Frame 1 (no input): blank canvas, image omitted
Frame 60 (no input): blank canvas, image omitted
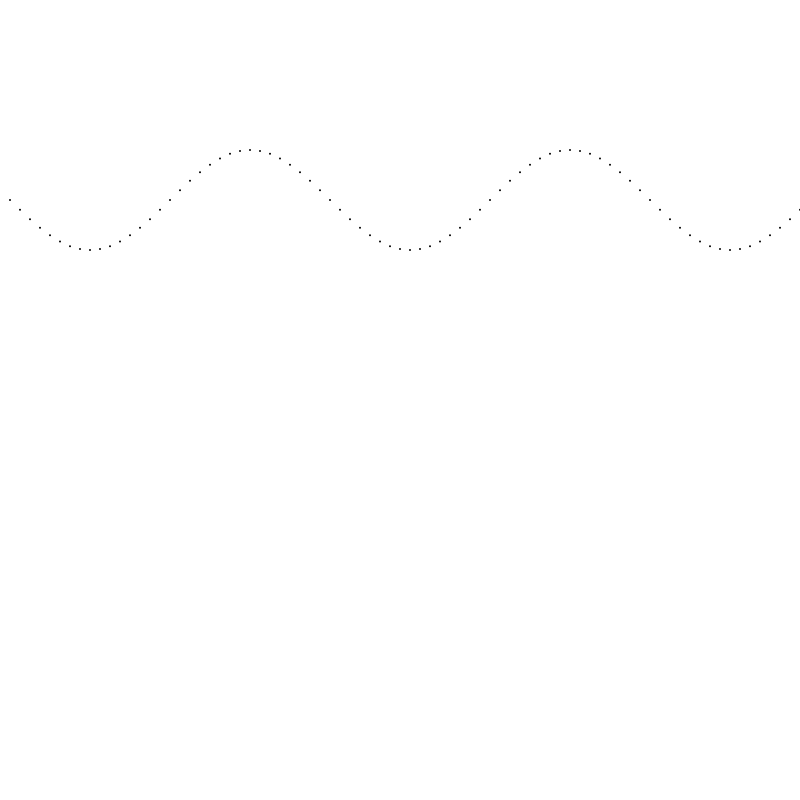
Frame 120 (the mouse pressed at the canvas centre since frame 60)

The p5.js sketch whose frames 1 and 60 were blank and that drew this single picture after the mouse press (run headless with seeded random() and noise() and a simulated clock; from frame 60 on, the mouse is pressed at the canvas centre):

// p5.js sketch
// ── sketch.js
function setup()
{
  createCanvas(800,800);
  strokeWeight(2);
  noFill();
}
var w=100,h=100,x=0;
function draw()
{
    translate(0,200);
    y=50*sin(x*PI/16);
    x=x+1;
    point(10*x,y);


}
